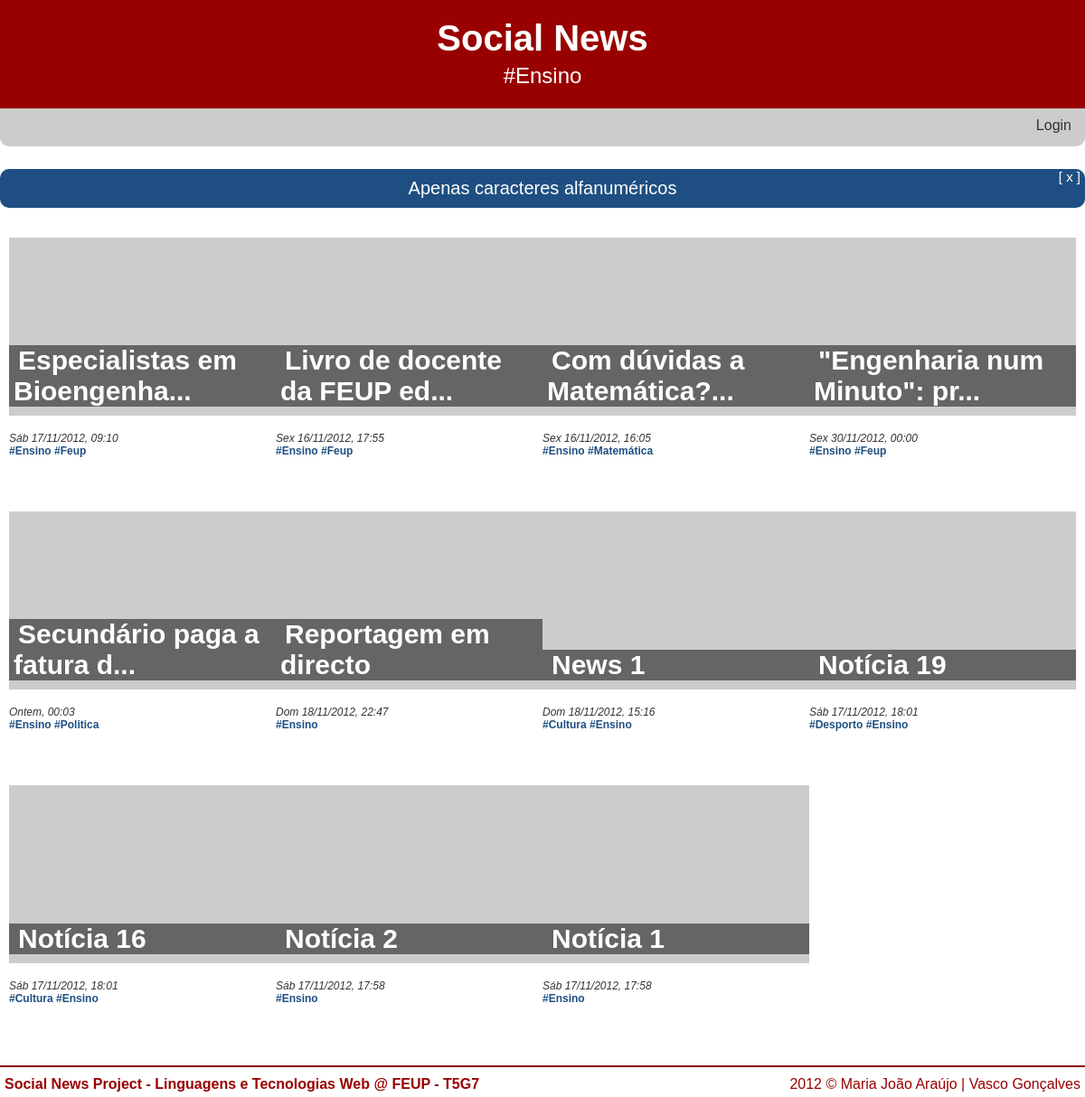
Screenshot of /?tag=Ensino (signed in) with the database file from the repository.
### tables this page shows
CREATE TABLE 'NEWS' (id integer primary key autoincrement, title text,'date' INTEGER, text text, posted_by text, 'url' TEXT, 'imported_by' TEXT);

### db/news_query.php (called while the page is built, shortened)
<?php
	require_once 'db/db.php';
	if(isset($id) && !empty($id))
	{
		$stmt = $db->prepare('SELECT id, title, date, text, posted_by, imported_by, url, tagname FROM news LEFT JOIN tag ON news.id=tag.news_id where id=:id');
		$stmt->bindparam(':id', $id);
	}
	elseif(isset($tag) && !empty($tag))
	{
		$stmt = $db->prepare('SELECT id, title, date, posted_by, imported_by, tagname FROM news LEFT JOIN tag ON news.id=tag.news_id where news.id in (select news_id from tag where tagname=:tag) ORDER BY id DESC');
		$stmt->bindparam(':tag', $tag);
	}
	elseif(isset($fav) && !empty($fav))
	{
		$stmt = $db->prepare('SELECT id, title, date, posted_by, imported_by, tagname FROM news LEFT JOIN tag ON news.id=tag.news_id LEFT JOIN favorite ON news.id=favorite.news_id where favorite.user_id = :user_id ORDER BY id DESC');
		$stmt->bindparam(':user_id', $_SESSION['user_id']);
	}
	else
	{
		$stmt = $db->prepare('SELECT id, title, date, posted_by, imported_by, tagname FROM news LEFT JOIN tag ON news.id=tag.news_id where news.id in (select id from news order by id desc limit 12 offset :offset) ORDER BY id DESC');
		$stmt->bindparam(':offset', $offset);
	}
	if(!$stmt->execute())
	{
		$error=$db->errorInfo();
		echo "Erro: " . $error[2];
	}
	else
		$news = $stmt->fetchAll();
?>

### common/functions.php (the view, shortened to what this page needs)
<?php
	function loggedIn() {
		return isset($_SESSION['username']);
	}
	function displayDate($date)
	{
        if(date('dmY', time()-86400) == date('dmY', $date))
          return "Ontem, ".date('H:i', $date);
		switch(date('N',$date))
		{
			case 5:
				$dayofweek = 'Sex';
				break;
			case 6:
				$dayofweek = 'Sáb';
				break;
			case 7:
				$dayofweek = 'Dom';
				break;
		}
        return $dayofweek." ".date('d/m/Y, H:i', $date);
	}
	function showAllNews($news)
	{
		foreach($news as $i=>$row) {
			if($row['id']==$news[$i-1]['id'])
				echo " <a href=\"./?tag=".$row['tagname']."\">#".$row['tagname']."</a>";
			else
			{
				$title = (strlen($row['title']) > 30) ? substr($row['title'],0,27).'...' : $row['title'];
				  echo "<div class=\"noticia_index\">
				  <h3><a href=\"./?id=".$row['id']."\">".stripslashes($title)."</a></h3>
				  <a href=\"./?id=".$row['id']."\"><img src=\"http://lorempixel.com/300/200/?dummy=".rand()."\" alt=\"300x200\"></a>
				  <div class=\"newsdetails\">
					<br />";
				echo displayDate($row['date']);
				if($row['tagname']!="")
				  echo "</div><div class=\"newstags\"><a href=\"./?tag=".stripslashes($row['tagname'])."\">#".stripslashes($row['tagname'])."</a>";
			}
			if($row['id']!=$news[$i+1]['id']) {
				echo   "</div>";
				echo "</div>";
			}
		}
	}
	function showHeader($subtitle)
	{
		echo "<div id=\"cabecalho\">";
		echo "<a href=\"./\"><h1>Social News</h1></a>";
		if(!empty($subtitle))
			echo "<h2>".$subtitle."</h2>";
		echo "</div>";
	}
	function showFooter()
	{
		echo "<div id=\"rodape\">
				<p>Social News Project - Linguagens e Tecnologias Web @ FEUP - T5G7</p>
				<div class=copyright>2012 © Maria João Araújo | Vasco Gonçalves</div>
			</div>";
	}
	function showLoginMenu()
	{
		echo "<ul class=\"login\">";
		if(loggedIn())
			echo "<li id=username userid=".$_SESSION['user_id'].">Bem-vindo <a href=ver_perfil_utilizador.php?id=".$_SESSION['user_id'].">".$_SESSION['username']."</a></li><li><a href=\"logout.php\">Logout</a></li>";
		else
			echo "<li><a href=\"login.php\">Login</a></li>";
		echo "</ul>";
	}
	function showMessage()
	{
		if(isset($_SESSION['msg']))
		{
			echo "<div id=\"message\">".$_SESSION['msg']."<div id=\"close\">[ x ]</div></div>";
		}
	}
?>

### common/style.css (style rules this page uses)
html { overflow-y: scroll; }
body { font-family: Century Gothic, sans-serif; margin: 0px auto; padding: 0; color: #333333; border-color: #3b8eb5; background-color: white; min-width: 1200px; }
div#cabecalho { text-align:center; padding: 15px 0px; background-color: #990000; color: white; width: 100%; height: 90px; }
div#cabecalho h1 { margin-top: 5px; margin-bottom: 5px; font-size: 40px; }
div#cabecalho h2 { margin: 0; color: white; font-weight: normal; }
div#cabecalho a { color: white; text-decoration: none; }
div#menu ul { padding-left: 0; margin: 0; display: inline; }
div#menu li { display: inline; border-right: solid; border-width: 2px; border-color: white; padding: 0px 5px; }
div#menu li:last-child { border-right: none; }
div#menu ul.login { float: right; }
a { color: #333333; text-decoration:none; }
div#conteudo h3 { margin: 0; margin-bottom: 10px; font-size: 30px; }
div.noticia_index { position: relative; margin-top: 13px; display: inline-table; width: 25%; height: 290px; background-color: white; }
div.noticia_index img { width: 100%; }
div.noticia_index>h3 { display: inline-block; position: absolute; width: 285px; left: 0; bottom: 93px; padding: 0 5px; word-wrap: break-word; background-color: rgba(0, 0, 0, 0.5); }
div.noticia_index>h3>a { color: white; margin-left: 5px; }
div.newsdetails { clear: both; font-size: 12px; font-style: italic; }
div.newstags { font-size: 12px; font-weight: bold; color: #1F4F82; }
div.newstags a { color: #1F4F82; }
div.noticia_index>div.newstags { white-space: nowrap; text-overflow: ellipsis; overflow: hidden; width: 285px; }
div#rodape { margin: 0 auto; padding: 5px 0; background-color: white; color: #990000; width: 1200px; clear: both; border-top: 2px solid #860004; }
div#rodape p { float:left; margin: 5px; font-weight: bold; }
div#rodape div.copyright { float: right; margin: 5px; }
div#message { position: relative; background-color: #1F4F82; color: white; text-align: center; margin: 0 auto; padding: 10px 0; font-size: 20px; border-radius: 10px; width: 1200px; }
div#close { position: absolute; top: 0; right: 5px; font-size: 15px; cursor: pointer; }

### rows the page displays
news: title "Especialistas em Bioengenha...", date "Sáb 17/11/2012, 09:10", tagname "Ensino", tagname "Feup"
news: title "Livro de docente da FEUP ed...", date "Sex 16/11/2012, 17:55", tagname "Ensino", tagname "Feup"
news: title "Com dúvidas a Matemática?...", date "Sex 16/11/2012, 16:05", tagname "Ensino", tagname "Matemática"
news: title "\"Engenharia num Minuto\": pr...", date "Sex 30/11/2012, 00:00", tagname "Ensino", tagname "Feup"
news: title "Secundário paga a fatura d...", date "Ontem, 00:03", tagname "Ensino", tagname "Politica"
news: title "Reportagem em directo", date "Dom 18/11/2012, 22:47", tagname "Ensino"
news: title "News 1", date "Dom 18/11/2012, 15:16", tagname "Cultura", tagname "Ensino"
news: title "Notícia 19", date "Sáb 17/11/2012, 18:01", tagname "Desporto", tagname "Ensino"
news: title "Notícia 16", date "Sáb 17/11/2012, 18:01", tagname "Cultura", tagname "Ensino"
news: title "Notícia 2", date "Sáb 17/11/2012, 17:58", tagname "Ensino"
news: title "Notícia 1", date "Sáb 17/11/2012, 17:58", tagname "Ensino"

### other values shown
$subtitle "#Ensino"
$_SESSION['msg'] "Apenas caracteres alfanuméricos"
